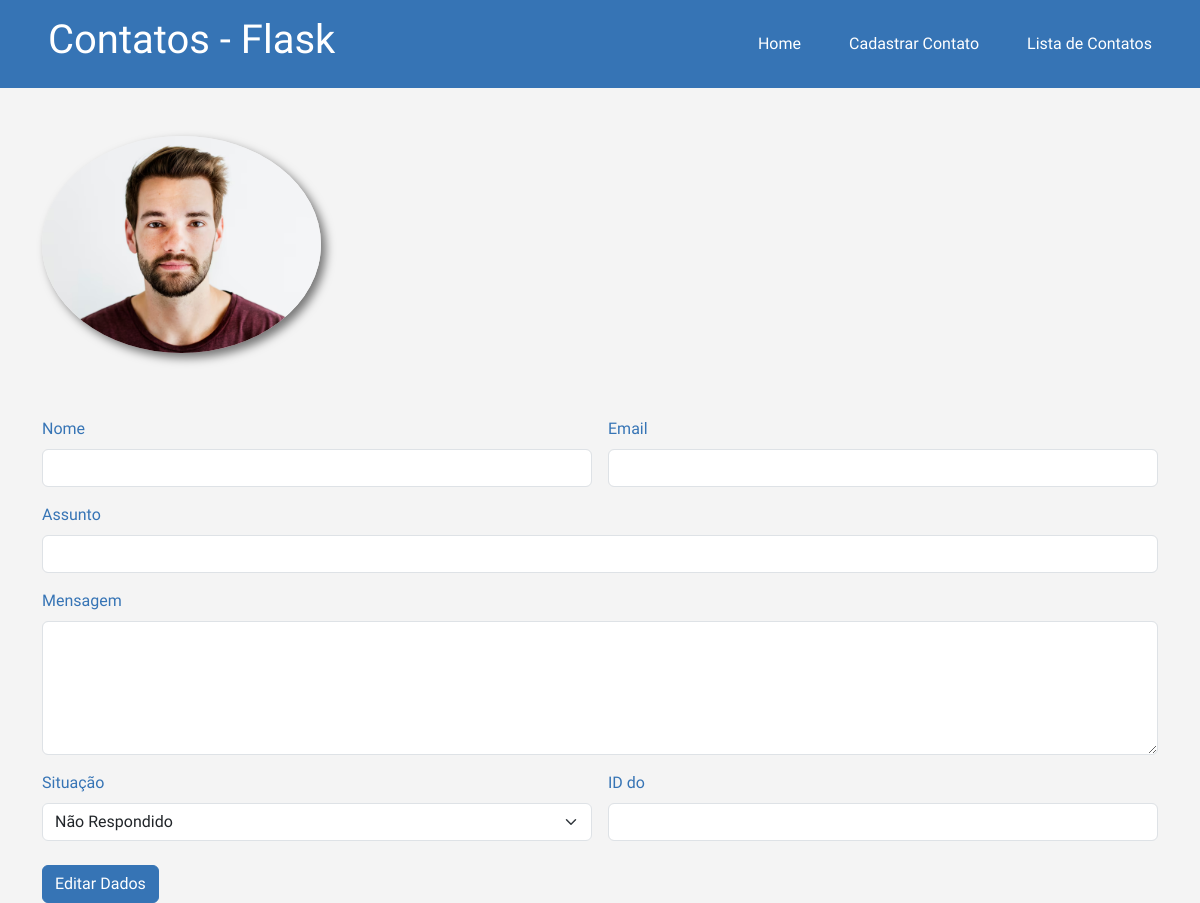
/contato/15, run on an earlier commit of the app's database.
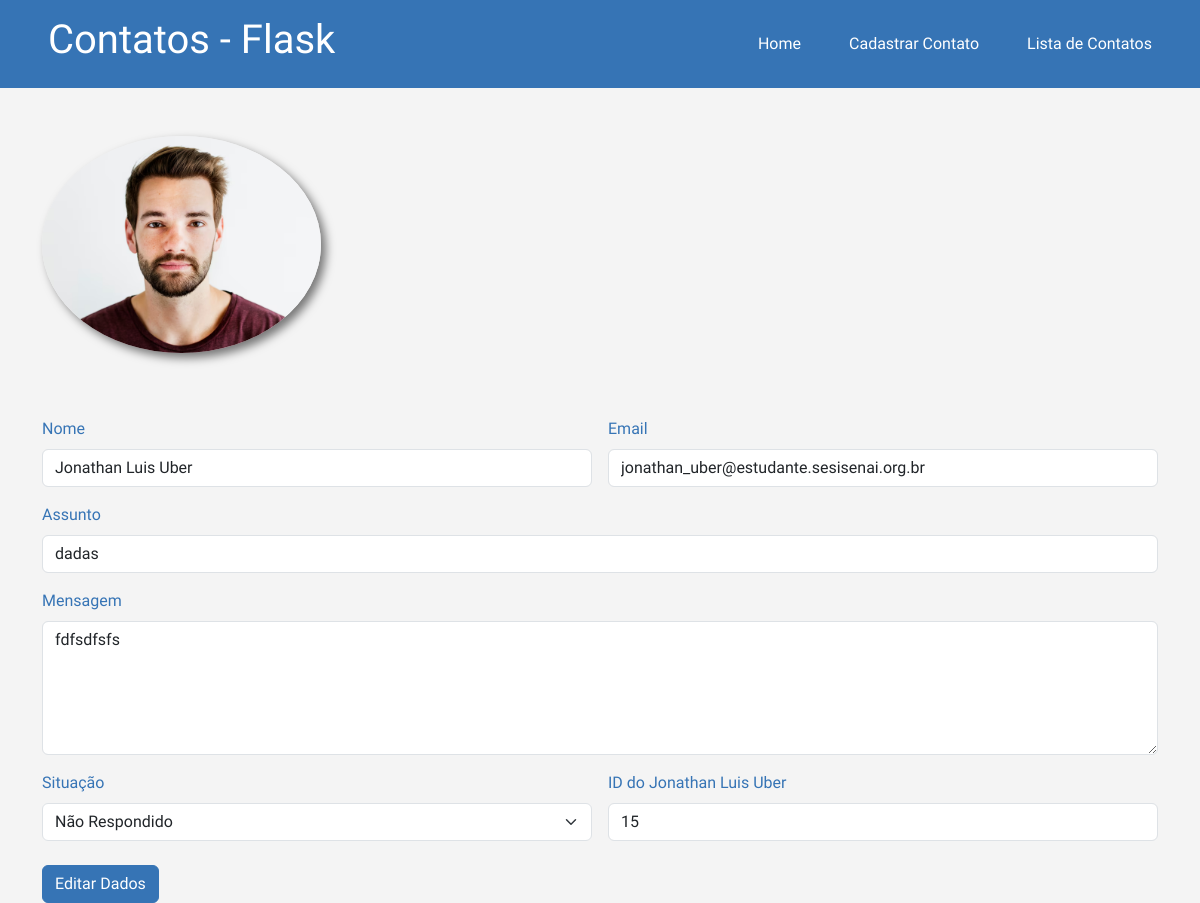
And on a later commit of the database.
### app/models.py (models this page shows)
class Contato(db.Model):
    id = db.Column(db.Integer, primary_key=True)
    data_envio = db.Column(db.DateTime, default=datetime.now())
    nome = db.Column(db.String(100), nullable=True)
    email = db.Column(db.String(100), nullable=True)
    assunto = db.Column(db.String(100), nullable=True)
    mensagem = db.Column(db.String(100), nullable=True)
    respondido = db.Column(db.Integer, default=0)

### app/views.py (the view)
@app.route('/contato/<int:id>')
def contatoDetalhes(id):
    obj = Contato.query.get(id)
    return render_template('contato_detalhes.html', obj = obj)

### app/templates/contato_detalhes.html (shortened to what this page needs)
{% extends "base.html" %}
{% block content %}
{%include "header.html" %}
<div class="container">
    <img src="{{url_for('static', filename='img/pessoa.avif')}}" alt="Imagem pessoa" id="pessoa" class="w-25 mt-5 rounded-circle">
    <form class="row g-3 mt-5">
        <div class="col-md-6">
          <label for="inputName4" class="form-label">Nome</label>
          <input type="text" class="form-control" id="inputName4" value="{{obj.nome}}" readonly>
        </div>
        <div class="col-md-6">
          <label for="inputEmail4" class="form-label">Email</label>
          <input type="email" class="form-control" id="inputEmail4" value="{{obj.email}}" readonly>
        </div>
        <div class="col-12">
          <label for="inputAssunto" class="form-label">Assunto</label>
          <input type="text" class="form-control" id="inputAssunto" value="{{obj.assunto}}" readonly>
        </div>
        <div class="col-12">
            <label for="exampleFormControlTextarea1" class="form-label">Mensagem</label>
            <textarea class="form-control" id="exampleFormControlTextarea1" rows="5" readonly>{{obj.mensagem}}</textarea>
        </div>
        <div class="col-md-6">
          <label for="inputState" class="form-label">Situação</label>
          <select id="inputState" class="form-select">
            <option selected>Não Respondido</option>
          </select>
        </div>
        <div class="col-md-6">
          <label for="inputID" class="form-label">ID do {{obj.nome}}</label>
          <input type="text" class="form-control" id="inputID" value="{{obj.id}}">
        </div>
        <div class="col-12">
            <button type="submit" class="btn btn-primary mt-2">Editar Dados</button>
          </div>
</div>
{% endblock %}

### app/templates/base.html (shortened to what this page needs)
<!DOCTYPE html>
<html lang="pt-br">
<head>
    <link href="https://cdn.jsdelivr.net/npm/bootstrap@5.3.7/dist/css/bootstrap.min.css" rel="stylesheet">
    <link rel="stylesheet" href="{{ url_for('static', filename='style.css') }}">
</head>
<body>
        {% block content %} {% endblock %}
</body>
</html>

### app/templates/header.html
{% extends "base.html" %}
{% block content %}
    <header>
        <div class="container-header">
            <div class="logo">
                <h1>Contatos - Flask</h1>
            </div>
            <div class="botoesLinks">
                <a href="{{url_for('homepage')}}" class="link">Home</a>
                <a href="{{url_for('contato_cadastro')}}" class="link">Cadastrar Contato</a>
                <a href="{{url_for('contatoLista')}}" style="text-align: center;" class="link">Lista de Contatos</a>
            </div>
        </div>
    </header>
{% endblock %}

### app/static/style.css (style rules this page uses)
* { margin: 0; padding: 0; }
body { font-family: "Nata Sans", sans-serif; background-color: #f4f4f4; color: #3674B5; width: 100%; }
header { background-color: #3674B5; color: white; font-family: "Nata Sans", sans-serif; width: 100%; }
.container-header { display: flex; flex-direction: row; justify-content: space-between; align-items: center; padding: 1rem 3rem; }
.container-header h1 { font-size: 2.5rem; }
.botoesLinks { display: flex; gap: 3rem; }
.botoesLinks a { text-decoration: none; color: white; }
#pessoa { box-shadow: 5px 5px 10px rgba(0, 0, 0, 0.514); }
.container { width: 100% !important; }
button { border: 1px solid #3674B5 !important; background-color: #3674B5 !important; }

What changed in the data, as far as the page shows it:
added Contato: nome "Jonathan Luis Uber", email "jonathan_uber@estudante.sesisenai.org.br", assunto "dadas", mensagem "fdfsdfsfs", id "15"
